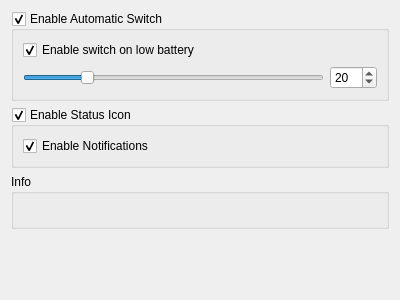
<?xml version="1.0" encoding="UTF-8"?>
<ui version="4.0">
 <class>switchablegraphics</class>
 <widget class="QWidget" name="switchablegraphics">
  <property name="geometry">
   <rect>
    <x>0</x>
    <y>0</y>
    <width>400</width>
    <height>300</height>
   </rect>
  </property>
  <property name="windowTitle">
   <string>Form</string>
  </property>
  <layout class="QVBoxLayout" name="verticalLayout_4">
   <item>
    <widget class="QGroupBox" name="autoSwitch">
     <property name="title">
      <string>Enable Automatic Switch</string>
     </property>
     <property name="checkable">
      <bool>true</bool>
     </property>
     <layout class="QVBoxLayout" name="verticalLayout">
      <item>
       <widget class="QCheckBox" name="lowBatSwitchFlag">
        <property name="text">
         <string>Enable switch on low battery</string>
        </property>
        <property name="checked">
         <bool>true</bool>
        </property>
       </widget>
      </item>
      <item>
       <layout class="QHBoxLayout" name="perc_layout">
        <item>
         <widget class="QSlider" name="sliderPerc">
          <property name="maximum">
           <number>100</number>
          </property>
          <property name="value">
           <number>20</number>
          </property>
          <property name="orientation">
           <enum>Qt::Horizontal</enum>
          </property>
         </widget>
        </item>
        <item>
         <widget class="QSpinBox" name="inputPerc">
          <property name="maximum">
           <number>100</number>
          </property>
          <property name="value">
           <number>20</number>
          </property>
         </widget>
        </item>
       </layout>
      </item>
     </layout>
    </widget>
   </item>
   <item>
    <widget class="QGroupBox" name="statusIconFlag">
     <property name="title">
      <string>Enable Status Icon</string>
     </property>
     <property name="checkable">
      <bool>true</bool>
     </property>
     <layout class="QVBoxLayout" name="verticalLayout_3">
      <item>
       <widget class="QCheckBox" name="notificationsFlag">
        <property name="text">
         <string>Enable Notifications</string>
        </property>
        <property name="checked">
         <bool>true</bool>
        </property>
       </widget>
      </item>
     </layout>
    </widget>
   </item>
   <item>
    <widget class="QGroupBox" name="groupBox">
     <property name="title">
      <string>Info</string>
     </property>
     <layout class="QVBoxLayout" name="verticalLayout_2">
      <item>
       <widget class="QLabel" name="infoLabel">
        <property name="text">
         <string/>
        </property>
       </widget>
      </item>
     </layout>
    </widget>
   </item>
   <item>
    <spacer name="verticalSpacer">
     <property name="orientation">
      <enum>Qt::Vertical</enum>
     </property>
     <property name="sizeHint" stdset="0">
      <size>
       <width>20</width>
       <height>40</height>
      </size>
     </property>
    </spacer>
   </item>
  </layout>
 </widget>
 <resources/>
 <connections>
  <connection>
   <sender>sliderPerc</sender>
   <signal>valueChanged(int)</signal>
   <receiver>inputPerc</receiver>
   <slot>setValue(int)</slot>
   <hints>
    <hint type="sourcelabel">
     <x>100</x>
     <y>75</y>
    </hint>
    <hint type="destinationlabel">
     <x>347</x>
     <y>76</y>
    </hint>
   </hints>
  </connection>
  <connection>
   <sender>lowBatSwitchFlag</sender>
   <signal>toggled(bool)</signal>
   <receiver>sliderPerc</receiver>
   <slot>setEnabled(bool)</slot>
   <hints>
    <hint type="sourcelabel">
     <x>80</x>
     <y>46</y>
    </hint>
    <hint type="destinationlabel">
     <x>123</x>
     <y>79</y>
    </hint>
   </hints>
  </connection>
  <connection>
   <sender>lowBatSwitchFlag</sender>
   <signal>toggled(bool)</signal>
   <receiver>inputPerc</receiver>
   <slot>setEnabled(bool)</slot>
   <hints>
    <hint type="sourcelabel">
     <x>258</x>
     <y>43</y>
    </hint>
    <hint type="destinationlabel">
     <x>361</x>
     <y>67</y>
    </hint>
   </hints>
  </connection>
  <connection>
   <sender>inputPerc</sender>
   <signal>valueChanged(int)</signal>
   <receiver>sliderPerc</receiver>
   <slot>setValue(int)</slot>
   <hints>
    <hint type="sourcelabel">
     <x>354</x>
     <y>84</y>
    </hint>
    <hint type="destinationlabel">
     <x>198</x>
     <y>77</y>
    </hint>
   </hints>
  </connection>
 </connections>
</ui>
